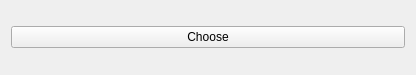
<?xml version="1.0" encoding="UTF-8"?>
<ui version="4.0">
 <class>Widget</class>
 <widget class="QWidget" name="Widget">
  <property name="geometry">
   <rect>
    <x>0</x>
    <y>0</y>
    <width>416</width>
    <height>75</height>
   </rect>
  </property>
  <property name="windowTitle">
   <string>Widget</string>
  </property>
  <layout class="QVBoxLayout" name="verticalLayout">
   <item>
    <widget class="QPushButton" name="pushButton">
     <property name="text">
      <string>Choose</string>
     </property>
    </widget>
   </item>
  </layout>
 </widget>
 <resources/>
 <connections/>
</ui>
